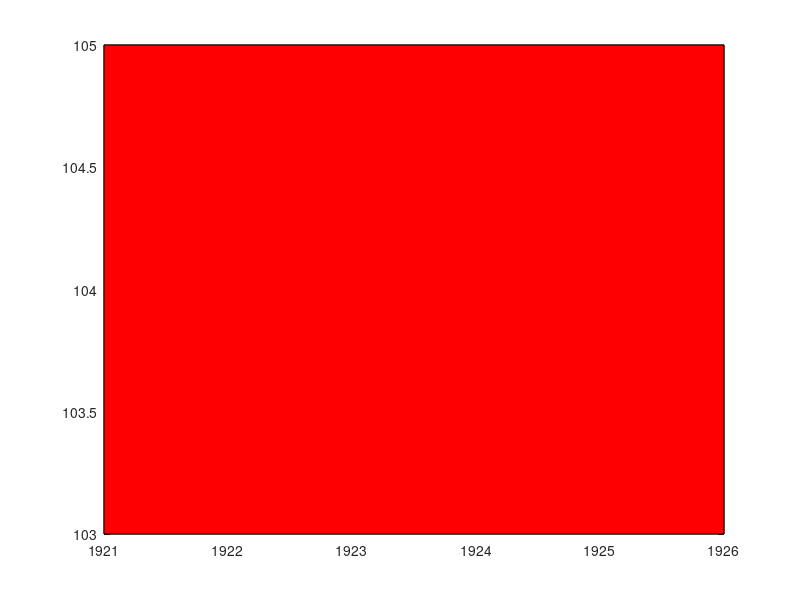

Write the MATLAB code that produced this figure. (Note: this script raises an error after producing the figure.)
badguyok = 0;
i=0;
    while (i<=10)
  b = randi(3000,1)
  c = randi(150,1)
  hbadguy = fill([b,b,b+5,b+5,b],[c,c+2,c+2,c,c],'r')
  if (topwallcollision(hbadguy) || bottomwallcollision(hbadguy))
      disp('bad badguy - make a new one');
      badguyok = 0;
      clear hbadguy
  else 
      badguyok = 1;
      i = i+1
  end 
    end
